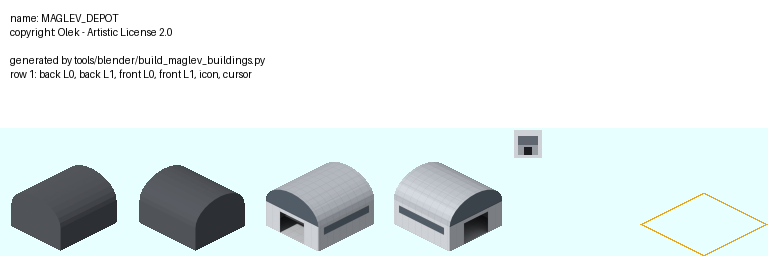
#> input picture src/maglev/maglev_depot.png, 768 x 256 px, given as the content of the folder src/maglev/images, which was not available
$ python check_assets.py
#> lines starting #> are read from the running program, lines starting #| are printed output that depends on the picture; after the words box and inside, x2 and y2 are one past the last pixel; in counts of white or black regions, pixels touching at a corner belong together; pictures that were not available may be replaced by others from this repository, and a replacement may not be noted
### tools/pak128_layout.py
"""Sheet layout shared by the 2D and Blender renderers.

Standard library only, on purpose: Blender's bundled Python has no Pillow, so
this is the one module both pipelines can import. It answers "what goes in cell
row.col", nothing else — each renderer builds its own geometry from the spec.

The layout mirrors pak128's `rail_400_tracks.dat` slot for slot, so the maglev
`.dat` files address the same cells.
"""

from __future__ import annotations

CELL = 128
COLS, ROWS = 8, 11
WINTER_ROW_OFFSET = 5

# Simutrans reads this colour as transparent (SPECIAL_TRANSPARENT in the game's
# descriptor/image.h).
KEY = (231, 255, 255)

# Centre of a flat tile within its cell, measured off pak128's rail sheet.
CX, CY = 63.5, 96.0

# Connection bitmask, matching ribi_t in the game.
N, E, S, W = 1, 2, 4, 8

# Screen projection per tile shape: y = y0 + p*a + q*b, x = CX + 32*(a + b),
# where a runs towards the N edge and b towards the E edge, both in [-1, 1].
# The ramps raise two adjacent corners by pak128's 16px height step.
SHAPES = {
    "flat": (-16.0, 16.0, 96.0),
    "up_n": (-8.0, 16.0, 88.0),   # left + bottom corners raised
    "up_w": (-16.0, 8.0, 88.0),   # right + bottom corners raised
    "up_e": (-16.0, 24.0, 88.0),  # top + left corners raised
    "up_s": (-24.0, 16.0, 88.0),  # top + right corners raised
}

# One unit of a or b is this many screen pixels, on every shape.
UNIT_PX = 35.77708763999664


# [15 lines left out: functions unproject, quarter_test, not called in this run]


def _plan():
    """cell -> spec. Spec is one of:

        {"ribi": mask, "variant": 0|1|2, "shape": name}   a normal way tile
        {"corner": "ne"|..., "quarter": bool}             a corner/diagonal tile
    """
    plan = {}
    for cell, ribi in {
        (1, 0): 0,
        (1, 1): N, (1, 2): S, (1, 3): E, (1, 4): W,
        (1, 5): N | S, (1, 6): E | W, (1, 7): N | S | E,
        (2, 0): N | S | W, (2, 1): N | E | W, (2, 2): S | E | W,
        (2, 3): N | S | E | W,
    }.items():
        plan[cell] = {"ribi": ribi, "variant": 0, "shape": "flat"}

    # Switch variants: same connections, different through route.
    for variant, cells in ((1, {(2, 4): N | S | E, (2, 5): N | S | W,
                                (2, 6): N | E | W, (2, 7): S | E | W,
                                (3, 0): N | S | E | W}),
                           (2, {(3, 1): N | S | E, (3, 2): N | S | W,
                                (3, 3): N | E | W, (3, 4): S | E | W,
                                (3, 5): N | S | E | W})):
        for cell, ribi in cells.items():
            plan[cell] = {"ribi": ribi, "variant": variant, "shape": "flat"}

    # Corner pieces. pak128 ships a full-tile and a quarter-tile version of
    # each; its .dat references the quarter one, so we provide the same pair.
    for cell, corner, quarter in [((3, 6), "ne", False), ((3, 7), "ne", True),
                                  ((4, 0), "se", False), ((4, 1), "se", True),
                                  ((4, 2), "nw", False), ((4, 3), "nw", True),
                                  ((4, 4), "sw", False), ((4, 5), "sw", True)]:
        plan[cell] = {"corner": corner, "quarter": quarter, "shape": "flat"}

    # Ramps, in way_writer's ImageUp order: 3=n, 6=w, 9=e, 12=s. The ramp
    # gradient runs along the axis whose two corners were raised.
    for cell, shape, ribi in [((4, 6), "up_n", N | S), ((4, 7), "up_w", E | W),
                              ((5, 0), "up_e", E | W), ((5, 1), "up_s", N | S)]:
        plan[cell] = {"ribi": ribi, "variant": 0, "shape": shape}

    return plan


CELL_PLAN = _plan()


def tile_shape(spec):
    return spec.get("shape", "flat")


# --------------------------------------------------------------------------
# Enclosed (tube) way sheet
#
# A tube tier needs two full ribi sets: the back image carries the apron, the
# guideway beam and the far half of the tube; the front image carries the near
# half, which Simutrans draws *after* vehicles so the pod shows through the
# glass. `way_writer.cc` reads those as `frontimage[<ribi>][<season>]`,
# `frontimageup[...]` and `frontdiagonal[...]`, exactly parallel to the back
# keys, so the sheet is just the ordinary 5-row block repeated four times.
# --------------------------------------------------------------------------

TUBE_ROWS = 21

TUBE_ROW_OFFSET = {
    ("back", "summer"): 0,
    ("front", "summer"): 5,
    ("back", "winter"): 10,
    ("front", "winter"): 15,
}


# [4 lines left out: function tube_row, not called in this run]


# --------------------------------------------------------------------------
# Station sheet
#
# A stop is a building drawn over the way, not a way tile: the guideway keeps
# being drawn underneath, so the station artwork is platforms only.
#
# Simutrans splits a building into a back image drawn before vehicles and a
# front image drawn after, which is what lets the near platform stand in front
# of a train. pak128's own stops put both platforms in the back image and
# repeat the near one in the front image; this follows that.
#
# Layout 0 is a way running N/S, layout 1 E/W — measured off pak128's
# opentrainstop by fitting the principal axis of its front images.
# --------------------------------------------------------------------------

STATION_COLS, STATION_ROWS = 6, 2

STATION_PLAN = {
    (1, 0): {"layout": 0, "part": "back"},
    (1, 1): {"layout": 1, "part": "back"},
    (1, 2): {"layout": 0, "part": "front"},
    (1, 3): {"layout": 1, "part": "front"},
}
STATION_ICON_CELL = (1, 4)
STATION_CURSOR_CELL = (1, 5)


# --------------------------------------------------------------------------
# Vehicle sheet: 8 columns, the eight travel directions, in the cell order the
# maglev vehicle .dat already uses.
#
# Compass directions map to the same world axes as the way: N is +Y (screen
# up-right), E is +X (down-right). So a vehicle heading "ne" travels towards
# both, which comes out as straight right on screen.
# --------------------------------------------------------------------------

VEHICLE_COLS, VEHICLE_ROWS = 8, 2

VEHICLE_PLAN = {
    (1, 0): "w", (1, 1): "nw", (1, 2): "n", (1, 3): "ne",
    (1, 4): "e", (1, 5): "se", (1, 6): "s", (1, 7): "sw",
}

_R = 0.70710678
VEHICLE_HEADING = {
    "n": (0.0, 1.0), "s": (0.0, -1.0), "e": (1.0, 0.0), "w": (-1.0, 0.0),
    "ne": (_R, _R), "nw": (-_R, _R), "se": (_R, -_R), "sw": (-_R, -_R),
}

# direction -> the cell holding that view
VEHICLE_CELL = {direction: cell for cell, direction in VEHICLE_PLAN.items()}

OPPOSITE_DIR = {"n": "s", "s": "n", "e": "w", "w": "e",
                "ne": "sw", "sw": "ne", "nw": "se", "se": "nw"}

# Which way connections a direction of travel needs. Travelling "ne" leaves the
# tile towards both N and E, so the way must offer both.
DIRECTION_BITS = {"n": N, "s": S, "e": E, "w": W,
                  "ne": N | E, "nw": N | W, "se": S | E, "sw": S | W}


# [23 lines left out: functions way_allows, vehicle_cell, station_axes, not called in this run]


def apron_corner(spec):
    """Which quarter the apron covers, or None for a full diamond."""
    return spec["corner"] if spec.get("quarter") else None

### tools/check_assets.py
#!/usr/bin/env python3
"""Validate the asset sources before makeobj sees them.

Every failure this checks for has actually shipped in this repository at least
once. The pipeline's characteristic fault is silent drift — a generator and its
consumer agree on a filename or a colour by convention, nothing enforces it, and
the result looks fine until it doesn't:

- a sheet was renamed per-trainset but the `.dat` generator still emitted the
  old per-company name, so 64 vehicles pointed at a file that no longer existed
- an accent rendered in a marker colour was only converted to a real Simutrans
  light where it was unoccluded, leaving 11,096 magenta pixels on a shipped
  sheet
- reserved "do not darken at night" greys sat in the concrete range and slipped
  into the icon row, which the per-cell guard never looked at

    python3 tools/check_assets.py            # all checks
    python3 tools/check_assets.py --quiet    # only failures

Exit status is non-zero if anything fails, so it can gate a build.
"""

from __future__ import annotations

import argparse
import collections
import pathlib
import re
import sys

import numpy as np
from PIL import Image

sys.path.insert(0, str(pathlib.Path(__file__).resolve().parent))
import pak128_layout as layout  # noqa: E402
from assemble_sheet import (LIGHT_BLUE, LIGHT_GREEN, LIGHT_RED,  # noqa: E402
                            SPECIAL_COLOURS)

SOURCE = pathlib.Path("src/maglev")
IMAGES = SOURCE / "images"
CELL = layout.CELL
KEY = np.array(layout.KEY)

# [11 lines left out: function parse_ref, not called in this run]

# Sheets that legitimately carry per-pixel alpha (glazing; bridges carry
# the glazed tube classes and share one RGBA layout).
RGBA_EXPECTED = re.compile(r"maglev_(tube|concourse|bridge|tunnel|shelter|terminal|skystop)")

# Sheets that legitimately carry the reserved #7F9BF1 light: the tubes' cove,
# the concourse's cove, the depot's lit door portal and pit strips, and the
# open track's lit fence-base rails (tier 700).
LIGHT_EXPECTED = re.compile(r"maglev_(tube|concourse|depot|track|bridge|tunnel|shelter|terminal)")


class Report:
    def __init__(self, quiet: bool):
        self.quiet, self.failures = quiet, 0

    def ok(self, label, detail=""):
        if not self.quiet:
            print(f"  PASS  {label}{'  ' + detail if detail else ''}")

    def fail(self, label, detail):
        self.failures += 1
        print(f"  FAIL  {label}  {detail}")


def load_sheets():
    """The addon's own sheets.

    Only `images/` — `versions/` holds gitignored pak128-derived snapshots whose
    filenames collide with the real ones, and scanning by bare stem meant the
    first version of this checker was validating pak128's artwork instead.
    """
    return {png: Image.open(png) for png in sorted(IMAGES.glob("*.png"))}


def dat_image_refs():
    """Every (dat, key, sheet-name, row, col) referenced across the sources."""
    for dat in sorted(SOURCE.rglob("*.dat")):
        for line in dat.read_text().splitlines():
            line = line.split("#", 1)[0]
            if "=" not in line:
                continue
            key, _, value = line.partition("=")
            if not value.strip() or "image" not in key.lower() and \
               key.strip().lower() not in ("icon", "cursor"):
                continue
            ref = parse_ref(value)
            if ref:
                yield (dat, key.strip(), *ref)


def check_references(sheets, report):
    """Does every image reference resolve to a real, non-empty cell?

    Resolution is relative to the .dat's own directory, which is how makeobj
    does it — root dats say `images/x`, vehicle dats say `../images/x`.
    """
    missing_file = collections.Counter()
    empty_cell, checked = [], 0
    cache = {}
    for dat, key, name, row, col in dat_image_refs():
        checked += 1
        path = (dat.parent / f"{name}.png").resolve()
        if not path.exists():
            missing_file[(dat.name, name)] += 1
            continue
        if path not in cache:
            cache[path] = Image.open(path)
        img = cache[path]
        if (col + 1) * CELL > img.width or (row + 1) * CELL > img.height:
            empty_cell.append(f"{dat.name}:{key} -> {name}.{row}.{col} is outside the sheet")
            continue
        tile = np.array(img.convert("RGB"))[row*CELL:(row+1)*CELL, col*CELL:(col+1)*CELL]
        if bool((tile == KEY).all(axis=-1).all()):
            empty_cell.append(f"{dat.name}:{key} -> {name}.{row}.{col} is blank")

    if missing_file:
        for (dat, name), n in missing_file.most_common(5):
            report.fail("image reference", f"{dat} points at missing sheet {name}.png ({n} refs)")
    if empty_cell:
        for line in empty_cell[:5]:
            report.fail("image reference", line)
        if len(empty_cell) > 5:
            report.fail("image reference", f"...and {len(empty_cell)-5} more")
    if not missing_file and not empty_cell:
        report.ok("image references", f"{checked} refs resolve to non-empty cells")


def check_transparency(sheets, report):
    """RGB sheets must use the #E7FFFF key; glazed sheets must carry alpha."""
    bad = []
    for path, img in sorted(sheets.items()):
        name = path.stem
        wants_alpha = bool(RGBA_EXPECTED.search(name))
        has_alpha = img.mode == "RGBA"
        if wants_alpha and not has_alpha:
            bad.append(f"{path.name} is {img.mode}, glazing needs RGBA")
        elif not wants_alpha:
            arr = np.array(img.convert("RGB")).reshape(-1, 3)
            if not (arr == KEY).all(axis=-1).any():
                bad.append(f"{path.name} has no #E7FFFF pixels — wrong transparency key?")
    for line in bad:
        report.fail("transparency", line)
    if not bad:
        report.ok("transparency", f"{len(sheets)} sheets")


def check_reserved_colours(sheets, report):
    """No accidental hits on Simutrans' 31 reserved colours.

    The intended light (#7F9BF1) is allowed on glazed sheets, where it is the
    tube's night cove; the signal sheet additionally carries the reserved
    red and green lamp lights. Anywhere else a hit would be an accident.
    """
    light = (LIGHT_BLUE[0] << 16) | (LIGHT_BLUE[1] << 8) | LIGHT_BLUE[2]
    lamp_red = (LIGHT_RED[0] << 16) | (LIGHT_RED[1] << 8) | LIGHT_RED[2]
    lamp_green = (LIGHT_GREEN[0] << 16) | (LIGHT_GREEN[1] << 8) | LIGHT_GREEN[2]
    reserved = np.fromiter(SPECIAL_COLOURS, dtype=np.uint32)
    bad = []
    for path, img in sorted(sheets.items()):
        name = path.stem
        a = np.array(img.convert("RGB")).astype(np.uint32)
        packed = (a[..., 0] << 16) | (a[..., 1] << 8) | a[..., 2]
        hits = np.isin(packed, reserved)
        if LIGHT_EXPECTED.search(name):
            hits &= packed != light
        if "signal" in name:
            hits &= (packed != lamp_red) & (packed != lamp_green)
        n = int(hits.sum())
        if n:
            found = sorted({int(v) for v in packed[hits]})[:3]
            bad.append(f"{path.name}: {n} px on reserved colours "
                       + ", ".join(f"#{v:06X}" for found_v in [found] for v in found_v))
    for line in bad:
        report.fail("reserved colours", line)
    if not bad:
        report.ok("reserved colours", "no accidental hits")


def check_marker_leak(sheets, report):
    """No leftover marker colour from the flag-to-light substitution."""
    bad = []
    for path, img in sorted(sheets.items()):
        a = np.array(img.convert("RGB")).astype(int)
        r, g, b = a[..., 0], a[..., 1], a[..., 2]
        n = int((((r - g) > 22) & ((b - g) > 22)).sum())
        if n:
            bad.append(f"{path.name}: {n} px still magenta-ish (marker not converted)")
    for line in bad:
        report.fail("marker leak", line)
    if not bad:
        report.ok("marker leak", "no unconverted markers")


def check_translations(report):
    """Every object name should have a display name."""
    tab = SOURCE / "text" / "en.tab"
    if not tab.exists():
        report.fail("translations", "src/maglev/text/en.tab is missing")
        return
    lines = [l for l in tab.read_text().splitlines() if l and not l.startswith("#")]
    keys = set(lines[1::2]) | set(lines[0::2])
    names = {line.split("=", 1)[1].strip()
             for dat in SOURCE.rglob("*.dat")
             for line in dat.read_text().splitlines()
             if line.lower().startswith("name=")}
    missing = sorted(names - keys)
    if missing:
        report.fail("translations", f"{len(missing)} objects have no display name, "
                                    f"e.g. {', '.join(missing[:3])}")
    else:
        report.ok("translations", f"{len(names)} objects named")


def main() -> None:
    parser = argparse.ArgumentParser(description=__doc__,
                                     formatter_class=argparse.RawDescriptionHelpFormatter)
    parser.add_argument("--quiet", action="store_true")
    args = parser.parse_args()

    report = Report(args.quiet)
    sheets = load_sheets()
#> sheets = 1 item
    print(f"checking {len(sheets)} sheets and "
          f"{len(list(SOURCE.rglob('*.dat')))} dat files")
#| checking 1 sheets and 0 dat files
    check_references(sheets, report)
    check_transparency(sheets, report)
#> the loop in check_transparency, `for path, img in sorted(sheets.items()):` made 1 pass
#> (name, wants_alpha, has_alpha) on pass 1: ('maglev_depot', False, False)
#> after the loop in check_transparency, `for path, img in sorted(sheets.items()):`: bad = []
    check_reserved_colours(sheets, report)
#> the loop in check_reserved_colours, `for path, img in sorted(sheets.items()):` made 1 pass
#> (name, n) on pass 1: ('maglev_depot', 0)
#> pass 1, in check_reserved_colours, `packed = (a[..., 0] << 16) | (a[..., 1] << 8) | a[..., 2]`:
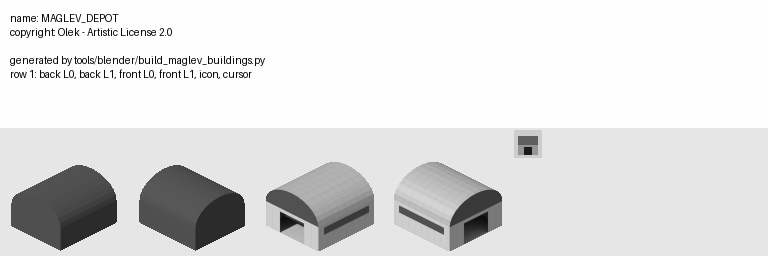
#> packed: shape (256, 768) uint32; min 65793, max 16777215, mean 14778053.2; drawn with min black and max white
    check_marker_leak(sheets, report)
#> the loop in check_marker_leak, `for path, img in sorted(sheets.items()):` made 1 pass
#> pass 1, in check_marker_leak, `r, g, b = a[..., 0], a[..., 1], a[..., 2]`:
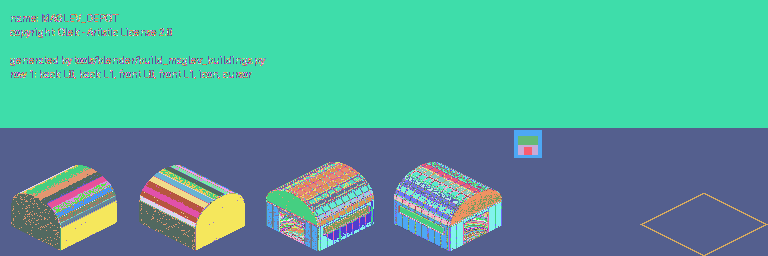
#> r: shape (256, 768) int64; 251 distinct labels, from 1 to 255; one colour per label, 0 black
#> pass 1, in check_marker_leak, `r, g, b = a[..., 0], a[..., 1], a[..., 2]`:
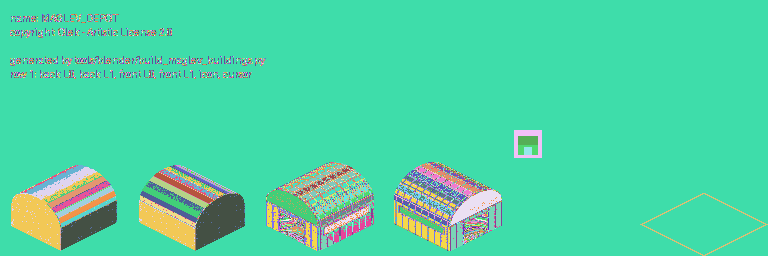
#> g: shape (256, 768) int64; 253 distinct labels, from 1 to 255; one colour per label, 0 black
#> pass 1, in check_marker_leak, `r, g, b = a[..., 0], a[..., 1], a[..., 2]`:
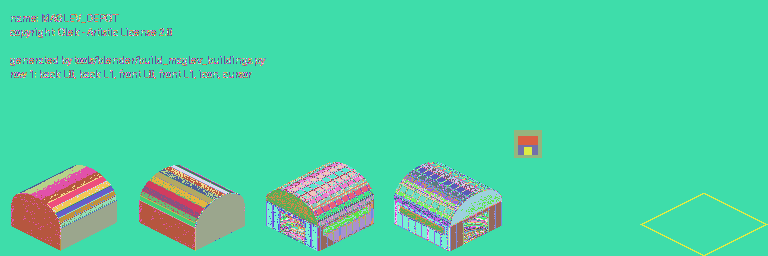
#> b: shape (256, 768) int64; 253 distinct labels, from 1 to 255; one colour per label, 0 black
    check_translations(report)

    if report.failures:
        print(f"\n{report.failures} check(s) failed")
#> (the run stopped early here; a loop or call above may not have finished)

$ run again, on src/maglev/maglev_tube2000.png
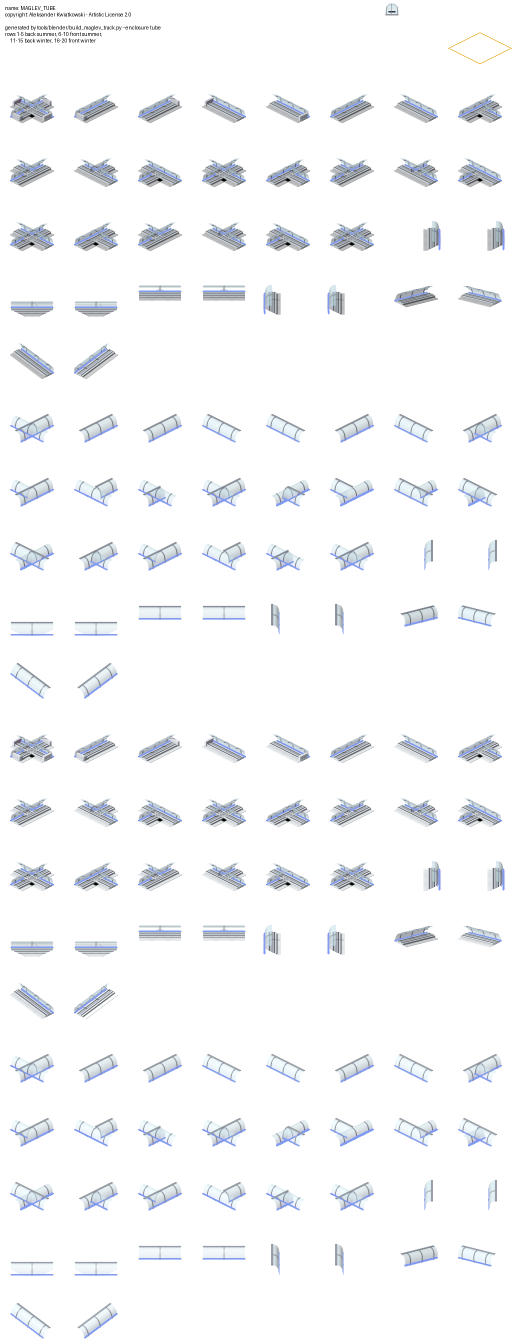
#> input picture src/maglev/maglev_tube2000.png, 1024 x 2688 px, given as the content of the folder src/maglev/images, which was not available (shown at 1/2 size)
#> sheets = 1 item
#| checking 1 sheets and 0 dat files
#> the loop in check_transparency, `for path, img in sorted(sheets.items()):` made 1 pass
#> (name, wants_alpha, has_alpha) on pass 1: ('maglev_tube2000', True, True)
#> after the loop in check_transparency, `for path, img in sorted(sheets.items()):`: bad = []
#> the loop in check_reserved_colours, `for path, img in sorted(sheets.items()):` made 1 pass
#> (name, n) on pass 1: ('maglev_tube2000', 0)
#> pass 1, in check_reserved_colours, `hits = np.isin(packed, reserved)`:
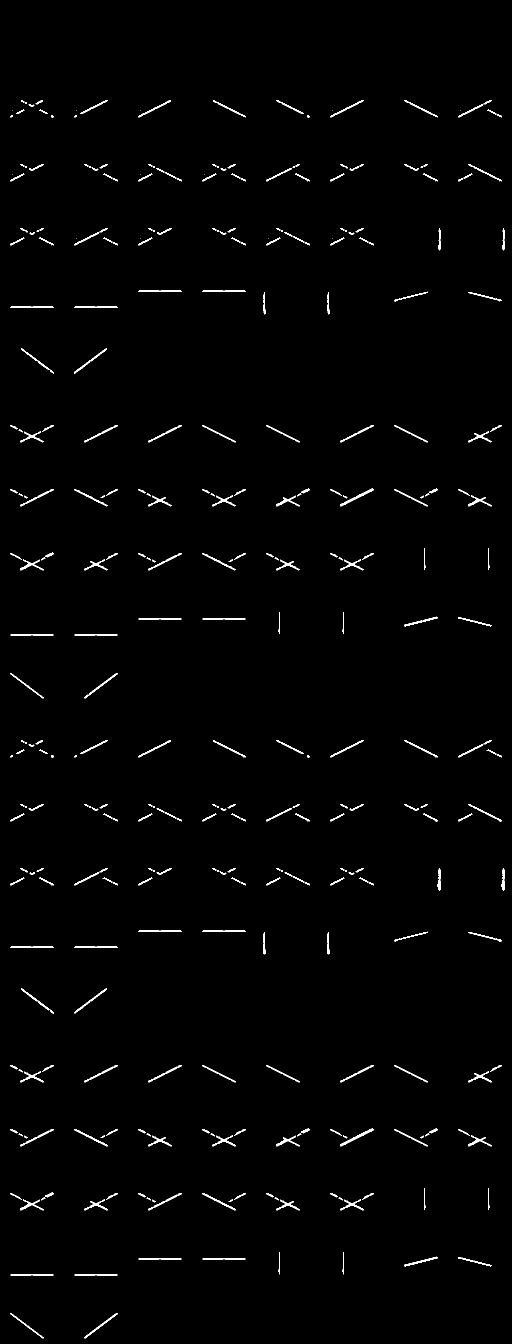
#> hits: shape (2688, 1024) bool (shown at 1/2 size); 1.2% white; 499 white regions (76 under 20 px), largest, box (x1, y1, x2, y2) and area: (680, 2257, 748, 2293) 346, (680, 977, 748, 1013) 333, (148, 1976, 214, 2027) 265
#> the loop in check_marker_leak, `for path, img in sorted(sheets.items()):` made 1 pass
#> n on pass 1: 0
#> pass 1, in check_marker_leak, `r, g, b = a[..., 0], a[..., 1], a[..., 2]`:
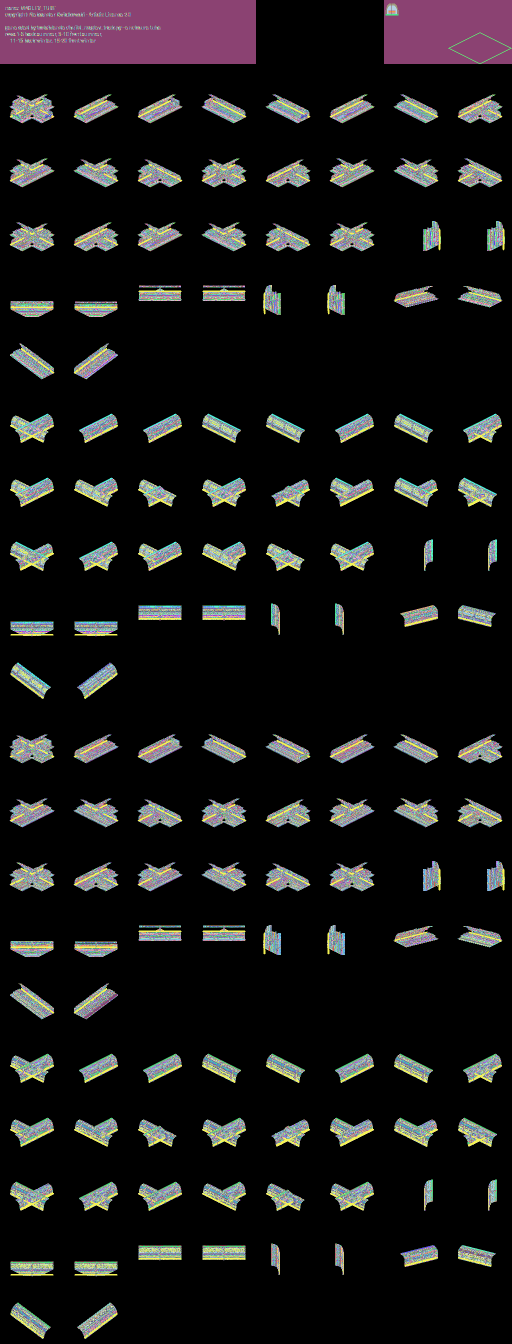
#> b: shape (2688, 1024) int64 (shown at 1/2 size); 251 distinct labels, from 0 to 255; one colour per label, 0 black
